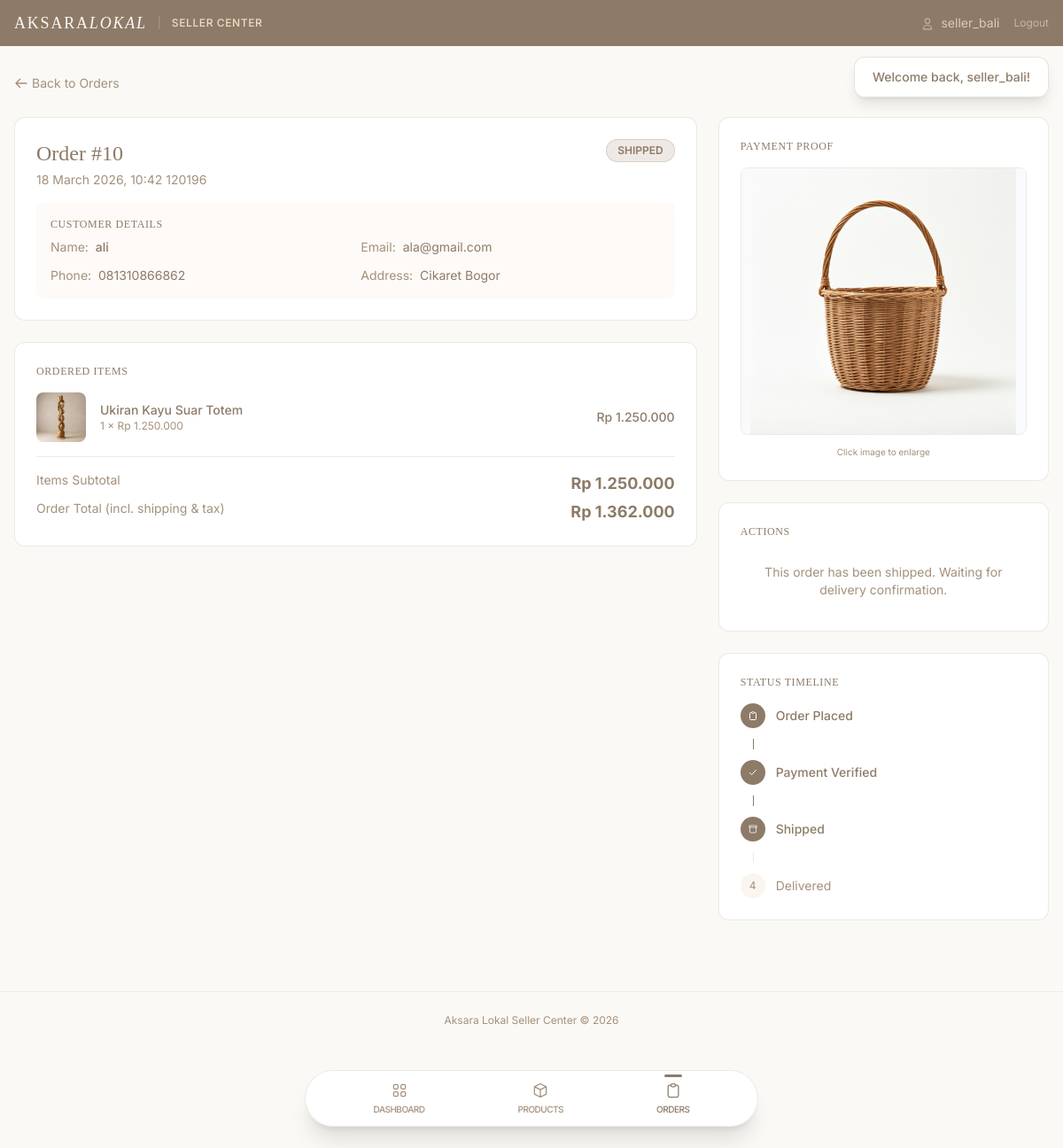
/public/seller_orders.php?id=10 (signed in), run on the app's committed database.
### tables this page shows
CREATE TABLE `orders` (
  `id` int(10) UNSIGNED NOT NULL,
  `buyer_id` int(10) UNSIGNED NOT NULL,
  `total_amount` decimal(12,2) NOT NULL,
  `status` enum('pending','confirmed','shipped','delivered','cancelled') NOT NULL DEFAULT 'pending',
  `payment_method` varchar(50) DEFAULT 'bank_transfer',
  `payment_proof` varchar(255) DEFAULT NULL,
  `created_at` datetime NOT NULL DEFAULT current_timestamp()
);

CREATE TABLE `users` (
  `id` int(10) UNSIGNED NOT NULL,
  `username` varchar(50) NOT NULL,
  `password` varchar(255) NOT NULL,
  `email` varchar(100) NOT NULL,
  `role` enum('admin','seller','buyer') NOT NULL DEFAULT 'buyer',
  `address` text DEFAULT NULL,
  `phone` varchar(20) DEFAULT NULL,
  `created_at` datetime NOT NULL DEFAULT current_timestamp()
);

CREATE TABLE `order_items` (
  `id` int(10) UNSIGNED NOT NULL,
  `order_id` int(10) UNSIGNED NOT NULL,
  `product_id` int(10) UNSIGNED NOT NULL,
  `quantity` int(10) UNSIGNED NOT NULL DEFAULT 1,
  `unit_price` decimal(12,2) NOT NULL
);

CREATE TABLE `products` (
  `id` int(10) UNSIGNED NOT NULL,
  `seller_id` int(10) UNSIGNED NOT NULL,
  `name` varchar(200) NOT NULL,
  `description` text NOT NULL,
  `price` decimal(12,2) NOT NULL,
  `stock` int(10) UNSIGNED NOT NULL DEFAULT 0,
  `category_id` int(10) UNSIGNED NOT NULL,
  `image` varchar(255) DEFAULT 'default.jpg',
  `is_active` tinyint(1) NOT NULL DEFAULT 1,
  `flash_sale_price` decimal(12,2) DEFAULT NULL,
  `flash_sale_end` datetime DEFAULT NULL,
  `created_at` datetime NOT NULL DEFAULT current_timestamp()
);

### config/database.php (called while the page is built, shortened)
<?php
class Database
{
    private static ?Database $instance = null;
    private PDO $pdo;
    private string $host = 'localhost';
    private string $dbname = 'aksara_lokal';
    private string $username = 'root';
    private string $password = '';
    private string $charset = 'utf8mb4';
    private function __construct()
    {
        $dsn = "mysql:host={$this->host};dbname={$this->dbname};charset={$this->charset}";
        $options = [
            PDO::ATTR_ERRMODE            => PDO::ERRMODE_EXCEPTION,
            PDO::ATTR_DEFAULT_FETCH_MODE => PDO::FETCH_ASSOC,
            PDO::ATTR_EMULATE_PREPARES   => false,
        ];
        try {
            $this->pdo = new PDO($dsn, $this->username, $this->password, $options);
        } catch (PDOException $e) {
            die('Database connection failed: ' . $e->getMessage());
        }
    }
    public static function getInstance(): self
    {
        if (self::$instance === null) {
            self::$instance = new self();
        }
        return self::$instance;
    }
    public function getConnection(): PDO
    {
        return $this->pdo;
    }
}

### classes/BaseModel.php (called while the page is built, shortened)
<?php
abstract class BaseModel
{
    public function __construct()
    {
        $this->db = Database::getInstance()->getConnection();
    }
}

### classes/Order.php (called while the page is built, shortened)
<?php
require_once BASE_PATH . '/classes/BaseModel.php';
class Order extends BaseModel
{
    protected string $table = 'orders';
    public function getSellerOrderDetail(int $orderId, int $sellerId): ?array
    {
        $stmt = $this->db->prepare(
            "SELECT DISTINCT o.*, u.username as buyer_name, u.email as buyer_email, u.address as buyer_address, u.phone as buyer_phone
             FROM {$this->table} o
             JOIN order_items oi ON oi.order_id = o.id
             JOIN products p ON p.id = oi.product_id
             JOIN users u ON u.id = o.buyer_id
             WHERE o.id = :oid AND p.seller_id = :sid
             LIMIT 1"
        );
        $stmt->execute(['oid' => $orderId, 'sid' => $sellerId]);
        $order = $stmt->fetch();
        $stmtItems = $this->db->prepare(
            "SELECT oi.*, p.name as product_name, p.image as product_image
             FROM order_items oi
             JOIN products p ON p.id = oi.product_id
             WHERE oi.order_id = :oid AND p.seller_id = :sid"
        );
        $stmtItems->execute(['oid' => $orderId, 'sid' => $sellerId]);
        $order['items'] = $stmtItems->fetchAll();
        return $order;
    }
}

### config/app.php (called while the page is built, shortened)
<?php
require_once BASE_PATH . '/config/database.php';
function e(string|null $string): string
{
    return htmlspecialchars($string ?? '', ENT_QUOTES, 'UTF-8');
}
function formatRupiah(float $amount): string
{
    return 'Rp ' . number_format($amount, 0, ',', '.');
}

### views/seller/order_detail.php (the view, shortened to what this page needs)
<?php
$statusColors = [
    'pending'   => 'bg-taupe-cream/50 text-taupe-dark border-taupe-light',
    'confirmed' => 'bg-taupe-cream/30 text-taupe-dark border-taupe-light/50',
    'shipped'   => 'bg-taupe-light/30 text-taupe-dark border-taupe-light/50',
    'delivered' => 'bg-taupe-dark/10 text-taupe-dark border-taupe-dark/20',
    'cancelled' => 'bg-taupe-light/20 text-taupe-mid border-taupe-light/30',
];
$statusIcons = [
    'pending'   => '<svg class="w-3.5 h-3.5 inline" fill="none" stroke="currentColor" viewBox="0 0 24 24"><path d="M12 8v4l3 3m6-3a9 9 0 11-18 0 9 9 0 0118 0z" stroke-linecap="round" stroke-linejoin="round" stroke-width="2"/></svg>',
    'confirmed' => '<svg class="w-3.5 h-3.5 inline" fill="none" stroke="currentColor" viewBox="0 0 24 24"><path d="M5 13l4 4L19 7" stroke-linecap="round" stroke-linejoin="round" stroke-width="2"/></svg>',
    'shipped'   => '<svg class="w-3.5 h-3.5 inline" fill="none" stroke="currentColor" viewBox="0 0 24 24"><path d="M5 8h14M5 8a2 2 0 110-4h14a2 2 0 110 4M5 8v10a2 2 0 002 2h10a2 2 0 002-2V8" stroke-linecap="round" stroke-linejoin="round" stroke-width="1.5"/></svg>',
    'delivered' => '<svg class="w-3.5 h-3.5 inline" fill="none" stroke="currentColor" viewBox="0 0 24 24"><path d="M9 12l2 2 4-4m6 2a9 9 0 11-18 0 9 9 0 0118 0z" stroke-linecap="round" stroke-linejoin="round" stroke-width="2"/></svg>',
    'cancelled' => '<svg class="w-3.5 h-3.5 inline" fill="none" stroke="currentColor" viewBox="0 0 24 24"><path d="M6 18L18 6M6 6l12 12" stroke-linecap="round" stroke-linejoin="round" stroke-width="2"/></svg>',
];
?>
<div class="mb-6">
    <a href="<?= BASE_URL ?>/seller_orders.php" class="text-sm text-taupe-mid hover:text-taupe-dark transition-colors no-underline inline-flex items-center gap-1">
        <svg class="w-4 h-4" fill="none" stroke="currentColor" viewBox="0 0 24 24"><path d="M10 19l-7-7m0 0l7-7m-7 7h18" stroke-linecap="round" stroke-linejoin="round" stroke-width="2"/></svg>
        Back to Orders
    </a>
</div>
<div class="grid grid-cols-1 lg:grid-cols-3 gap-6">
    <div class="lg:col-span-2 space-y-6">
        <div class="bg-white rounded-xl border border-taupe-light/30 p-6">
            <div class="flex items-start justify-between mb-4">
                <div>
                    <h1 class="font-serif text-2xl text-taupe-dark">Order #<?= $order['id'] ?></h1>
                    <p class="text-sm text-taupe-mid mt-1"><?= date('d F Y, H:i WIB', strtotime($order['created_at'])) ?></p>
                </div>
                <span class="px-3 py-1 rounded-full text-xs font-semibold uppercase border <?= $statusColors[$order['status']] ?? '' ?>">
                    <?= $statusIcons[$order['status']] ?? '' ?> <?= e(ucfirst($order['status'])) ?>
                </span>
            </div>
            <div class="bg-taupe-cream/15 rounded-lg p-4">
                <h3 class="text-xs font-medium text-taupe-dark uppercase tracking-wider mb-2">Customer Details</h3>
                <div class="grid grid-cols-1 sm:grid-cols-2 gap-3 text-sm">
                    <div>
                        <span class="text-taupe-mid">Name:</span>
                        <span class="text-taupe-dark font-medium ml-1"><?= e($order['buyer_name']) ?></span>
                    </div>
                    <div>
                        <span class="text-taupe-mid">Email:</span>
                        <span class="text-taupe-dark ml-1"><?= e($order['buyer_email'] ?? '—') ?></span>
                    </div>
                    <div>
                        <span class="text-taupe-mid">Phone:</span>
                        <span class="text-taupe-dark ml-1"><?= e($order['buyer_phone'] ?? '—') ?></span>
                    </div>
                    <div>
                        <span class="text-taupe-mid">Address:</span>
                        <span class="text-taupe-dark ml-1"><?= e($order['buyer_address'] ?? '—') ?></span>
                    </div>
                </div>
            </div>
        </div>
        <div class="bg-white rounded-xl border border-taupe-light/30 p-6">
            <h3 class="text-xs font-medium text-taupe-dark uppercase tracking-wider mb-4">Ordered Items</h3>
            <div class="space-y-4">
                <?php $itemsTotal = 0; foreach ($order['items'] as $item): ?>
                <?php $lineTotal = $item['unit_price'] * $item['quantity']; $itemsTotal += $lineTotal; ?>
                <div class="flex items-center gap-4 pb-4 border-b border-taupe-light/20 last:border-0 last:pb-0">
                    <div class="w-14 h-14 rounded-lg overflow-hidden bg-taupe-cream/20 shrink-0">
                        <img src="<?= BASE_URL ?>/assets/images/<?= e($item['product_image']) ?>" alt="<?= e($item['product_name']) ?>"
                             class="w-full h-full object-cover" onerror="this.src='<?= BASE_URL ?>/assets/images/default.jpg'">
                    </div>
                    <div class="flex-1 min-w-0">
                        <h4 class="text-sm font-medium text-taupe-dark truncate"><?= e($item['product_name']) ?></h4>
                        <p class="text-xs text-taupe-mid"><?= $item['quantity'] ?> × <?= formatRupiah($item['unit_price']) ?></p>
                    </div>
                    <span class="text-sm font-medium text-taupe-dark shrink-0"><?= formatRupiah($lineTotal) ?></span>
                </div>
                <?php endforeach; ?>
            </div>
            <div class="mt-4 pt-4 border-t border-taupe-light/30 flex justify-between text-sm">
                <span class="text-taupe-mid">Items Subtotal</span>
                <span class="text-taupe-dark font-bold text-lg"><?= formatRupiah($itemsTotal) ?></span>
            </div>
            <div class="flex justify-between text-sm mt-1">
                <span class="text-taupe-mid">Order Total (incl. shipping & tax)</span>
                <span class="text-taupe-dark font-bold text-lg"><?= formatRupiah($order['total_amount']) ?></span>
            </div>
        </div>
    </div>
    <div class="space-y-6">
        <div class="bg-white rounded-xl border border-taupe-light/30 p-6">
            <h3 class="text-xs font-medium text-taupe-dark uppercase tracking-wider mb-4">Payment Proof</h3>
            <?php if ($order['payment_proof']): ?>
            <div class="rounded-lg overflow-hidden border border-taupe-light/30 mb-3 cursor-pointer" onclick="document.getElementById('proof-modal').classList.remove('hidden')">
                <img src="<?= BASE_URL ?>/assets/uploads/<?= e($order['payment_proof']) ?>" alt="Payment Proof"
                     class="w-full h-auto object-contain max-h-[300px] bg-gray-50"
                     onerror="this.parentElement.innerHTML='<div class=\'p-6 text-center text-sm text-taupe-mid\'>Image not found</div>'">
            </div>
            <p class="text-[10px] text-taupe-mid text-center">Click image to enlarge</p>
            <?php endif; ?>
        </div>
        <div class="bg-white rounded-xl border border-taupe-light/30 p-6">
            <h3 class="text-xs font-medium text-taupe-dark uppercase tracking-wider mb-4">Actions</h3>
            <?php if ($order['status'] === 'pending'): ?>
                <div class="space-y-3">
                    <form method="POST" action="<?= BASE_URL ?>/seller_orders.php">
                        <?= csrfField() ?>
                        <input type="hidden" name="order_id" value="<?= $order['id'] ?>">
                        <input type="hidden" name="return_detail" value="1">
                        <button name="confirm_payment" class="w-full py-2.5 rounded-lg bg-taupe-dark text-off-white text-sm font-medium hover:bg-[#7a6a58] transition-colors flex items-center justify-center gap-2">
                            <svg class="w-4 h-4" fill="none" stroke="currentColor" viewBox="0 0 24 24"><path d="M5 13l4 4L19 7" stroke-linecap="round" stroke-linejoin="round" stroke-width="2"/></svg>
                            Accept Payment
                        </button>
                    </form>
                    <form method="POST" action="<?= BASE_URL ?>/seller_orders.php" onsubmit="return confirm('Reject this payment? The order will be cancelled.')">
                        <?= csrfField() ?>
                        <input type="hidden" name="order_id" value="<?= $order['id'] ?>">
                        <input type="hidden" name="return_detail" value="1">
                        <button name="reject_payment" class="w-full py-2.5 rounded-lg border border-taupe-light text-taupe-mid text-sm font-medium hover:bg-taupe-cream/20 hover:text-taupe-dark transition-colors flex items-center justify-center gap-2">
                            <svg class="w-4 h-4" fill="none" stroke="currentColor" viewBox="0 0 24 24"><path d="M6 18L18 6M6 6l12 12" stroke-linecap="round" stroke-linejoin="round" stroke-width="2"/></svg>
                            Reject Payment
                        </button>
                    </form>
                </div>
            <?php else: ?>
                <p class="text-sm text-taupe-mid text-center py-3">
                    <?php if ($order['status'] === 'shipped'): ?>
                        This order has been shipped. Waiting for delivery confirmation.
                    <?php elseif ($order['status'] === 'delivered'): ?>
                        This order has been delivered successfully.
                    <?php elseif ($order['status'] === 'cancelled'): ?>
                        This order has been cancelled.
                    <?php endif; ?>
                </p>
            <?php endif; ?>
        </div>
        <div class="bg-white rounded-xl border border-taupe-light/30 p-6">
            <h3 class="text-xs font-medium text-taupe-dark uppercase tracking-wider mb-4">Status Timeline</h3>
            <div class="space-y-3">
                <?php
                $steps = [
                    'pending'   => ['label' => 'Order Placed', 'icon' => '<svg class="w-3 h-3" fill="none" stroke="currentColor" viewBox="0 0 24 24"><path d="M9 5H7a2 2 0 00-2 2v12a2 2 0 002 2h10a2 2 0 002-2V7a2 2 0 00-2-2h-2M9 5a2 2 0 002 2h2a2 2 0 002-2M9 5a2 2 0 012-2h2a2 2 0 012 2" stroke-linecap="round" stroke-linejoin="round" stroke-width="2"/></svg>'],
                    'confirmed' => ['label' => 'Payment Verified', 'icon' => '<svg class="w-3 h-3" fill="none" stroke="currentColor" viewBox="0 0 24 24"><path d="M5 13l4 4L19 7" stroke-linecap="round" stroke-linejoin="round" stroke-width="2"/></svg>'],
                    'shipped'   => ['label' => 'Shipped', 'icon' => '<svg class="w-3 h-3" fill="none" stroke="currentColor" viewBox="0 0 24 24"><path d="M5 8h14M5 8a2 2 0 110-4h14a2 2 0 110 4M5 8v10a2 2 0 002 2h10a2 2 0 002-2V8" stroke-linecap="round" stroke-linejoin="round" stroke-width="1.5"/></svg>'],
                    'delivered' => ['label' => 'Delivered', 'icon' => '<svg class="w-3 h-3" fill="none" stroke="currentColor" viewBox="0 0 24 24"><path d="M9 12l2 2 4-4m6 2a9 9 0 11-18 0 9 9 0 0118 0z" stroke-linecap="round" stroke-linejoin="round" stroke-width="2"/></svg>'],
                ];
                $orderStatusIndex = array_search($order['status'], array_keys($steps));
                $i = 0;
                foreach ($steps as $key => $step):
                    $isActive = $i <= $orderStatusIndex;
                ?>
                <div class="flex items-center gap-3">
                    <div class="w-7 h-7 rounded-full flex items-center justify-center text-xs shrink-0 <?= $isActive ? 'bg-taupe-dark text-white' : 'bg-taupe-cream/30 text-taupe-mid' ?>">
                        <?= $isActive ? $step['icon'] : ($i + 1) ?>
                    </div>
                    <span class="text-sm <?= $isActive ? 'text-taupe-dark font-medium' : 'text-taupe-mid' ?>"><?= $step['label'] ?></span>
                </div>
                <?php $i++; endforeach; ?>
            </div>
        </div>
    </div>
</div>

### views/seller/layout/header.php (style rules this page uses)
body { font-family: 'Inter', sans-serif; background-color: #FAF9F6; color: #4A3F35; }
h1, h2, h3 { font-family: 'Playfair Display', serif; }

### data on the page
orders: id "10", created_at "18 March 2026, 10:42 120196", status "SHIPPED", buyer.username "ali", buyer.email "ala@gmail.com", buyer.phone "081310866862", buyer.address "Cikaret Bogor", total_amount "Rp 1.362.000", payment_proof (picture)
order_items: product.image (picture), product.name "Ukiran Kayu Suar Totem", quantity "1", unit_price "Rp 1.250.000", formatRupiah($lineTotal) "Rp 1.250.000"

### other printed values
$user['username'] "seller_bali"
$flash['message'] "Welcome back, seller_bali!"
formatRupiah($itemsTotal) "Rp 1.250.000"
$step['label'] "Order Placed"
$step['label'] "Payment Verified"
$step['label'] "Shipped"
$step['label'] "Delivered"
